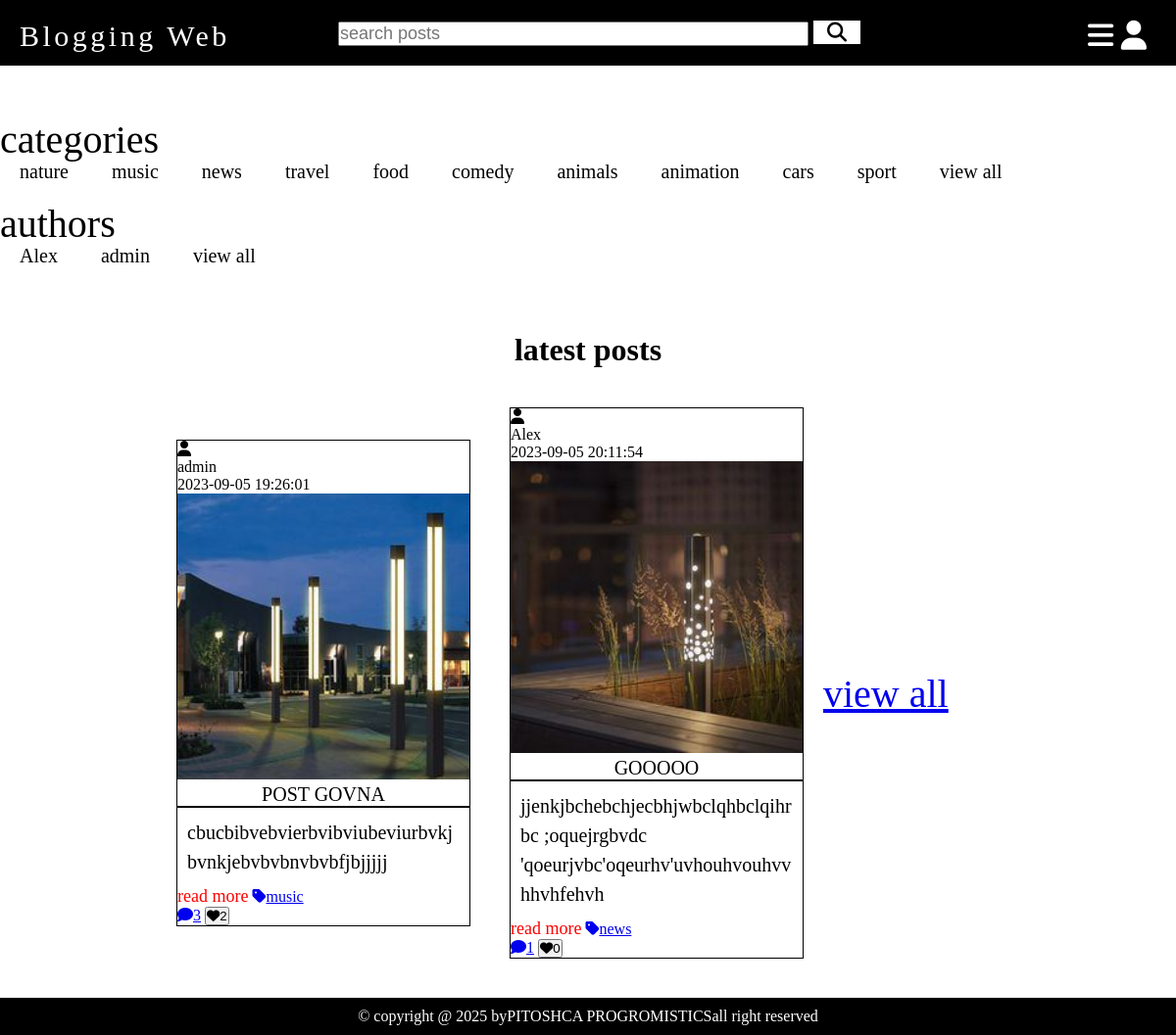
The app's page /home.php with its own data.
### tables this page shows
CREATE TABLE `posts` (
  `id` int(100) NOT NULL,
  `admin_id` int(100) NOT NULL,
  `name` varchar(100) NOT NULL,
  `title` varchar(100) NOT NULL,
  `content` varchar(10000) NOT NULL,
  `category` varchar(50) NOT NULL,
  `image` varchar(100) NOT NULL,
  `date` datetime NOT NULL DEFAULT CURRENT_TIMESTAMP,
  `status` varchar(10) NOT NULL
);

### home.php (the view, shortened to what this page needs)
<?php
include 'connect.php';
if(isset($_SESSION['user_id'])){
$user_id = $_SESSION['user_id'];
}else{
$user_id = '';
}
?>
<!DOCTYPE html>
<html lang="en">
<head>
</head>
<body>
<?php include 'user_header.php'; ?>
<section  class="home-grid">
<div class="box">
<div class="box">
<p>categories</p>
<div class="flex-box">
<a href="category.php?category=nature">nature</a>
<a href="category.php?category=music">music</a>
<a href="category.php?category=news">news</a>
<a href="category.php?category=travel">travel</a>
<a href="category.php?category=food">food</a>
<a href="category.php?category=comedy">comedy</a>
<a href="category.php?category=animals">animals</a>
<a href="category.php?category=animation">animation</a>
<a href="category.php?category=cars">cars</a>
<a href="category.php?category=sport">sport</a>
<a href="all_category.php">view all</a>
</div>
</div>
<div class="box">
<p>authors</p>
<div class="flex-box">
<?php
$select_authors = $conn->prepare("SELECT DISTINCT name FROM `admin` LIMIT 10");
$select_authors->execute();
if($select_authors->rowCount() > 0){
while($fetch_authors = $select_authors->fetch(PDO::FETCH_ASSOC)){
?>
<a href="author_posts.php?author=<?= $fetch_authors['name'];?>"><?= $fetch_authors['name'];?></a>
<?php
}
}else{
echo '<p class="empty">no authors found</p>';
}
?>
<a href="authors.php">view all</a>
</div>
</div>
</div>
</section>
<h1 class="heading">latest posts</h1>
<section class="posts-grid">
<?php
$select_posts = $conn->prepare("SELECT * FROM `posts` WHERE status = ? LIMIT 6");
$select_posts->execute(['active']);
if($select_posts->rowCount() > 0){
while($fetch_posts = $select_posts->fetch(PDO::FETCH_ASSOC)){
$post_id = $fetch_posts['id'];
$count_posts_comments = $conn->prepare("SELECT * FROM `comments` WHERE post_id = ?");
$count_posts_comments->execute([$post_id]);
$total_post_comments = $count_posts_comments->rowCount();
$count_posts_likes = $conn->prepare("SELECT * FROM `likes` WHERE post_id = ?");
$count_posts_likes->execute([$post_id]);
$total_post_likes = $count_posts_likes->rowCount();
$confirm_likes = $conn->prepare("SELECT * FROM `likes` WHERE user_id = ? AND post_id = ? ");
$confirm_likes->execute([$user_id, $post_id]);
?>
<form action="" method="POST">
<div class="admin">
<i class="fas fa-user"></i>
<div class="admin-info">
<a href="author_posts.php?author=<?= $fetch_posts['name'];?>"><?= $fetch_posts['name'];?></a>
<p><?= $fetch_posts['date'];?></p>
</div>
</div>
<?php
if($fetch_posts['image'] != ''){
?>
<img src="uploaded_img/<?= $fetch_posts['image']; ?>">
<?php
}
?>
<div class="title"><?= $fetch_posts['title']; ?></div>
<div class="content"><?= $fetch_posts['content']; ?></div>
<a href="view_post.php?post_id=<?= $post_id; ?>" class="inline-btn">read more</a>
<a class="category" href="category.php?category=<?= $fetch_posts['category']; ?>"><i class="fas fa-tag"></i><span><?= $fetch_posts['category']; ?></span></a>
<div class="cl">
<a href="view_post.php?post_id=<?= $post_id; ?>"><i class="fas fa-comment"></i><span><?= $total_post_comments; ?></span></a>
<button type="submit" name="like_post" ><i class="fas fa-heart" style="<?php if($confirm_likes->rowCount() > 0){ echo 'color:var(--red);'; } ?> "></i><span><?= $total_post_likes; ?></span></button>
</div>
</form>
<?php
}
}else{
echo '<p class="empty">no posts found</p>';
}
?>
<div class="view-btn">
<a href="posts.php">view all</a>
</div>
</section>
<?php include 'user_footer.php';?>
</body>
</html>

### user_header.php (shortened to what this page needs)
<header>
<section class="flex">
<a href="home.php" class="logo">Blogging Web</a>
<form action="search.php" class="search-form" method="POST">
<input type="text" name="search_box" placeholder="search posts" maxlength="100" required>
<button type="submit" class="fas fa-search" name="search_btn"></button>
</form>
<div class="icons">
<div id="menu-btn" class="fas fa-bars"></div>
<div id="user-btn" class="fas fa-user"></div>
</div>
</section>
</header>

### user_footer.php (shortened to what this page needs)
<footer>
&copy; copyright @ <?= date('Y'); ?> by <span>PITOSHCA PROGROMISTICS</span>  all right reserved
</footer>

### home.php (style rules this page uses)
* { padding:0; margin:0; box-sizing:border-box; }
body { overflow-x:hidden; }
.home-grid { display:flex; align-items:center; justify-content:center; padding:20px; }
.box { margin:20px 0px; width:100vw; line-height:2em; }
.box a { text-decoration:none; font-size:20px; color:black; flex-wrap:wrap; padding:0px 20px; border-bottom:1px solid white; transition:0.5s; }
.box p { font-size:40px; }
.posts-grid { display:flex; align-items:center; justify-content:center; flex-wrap:wrap; padding:20px; width:100vw; }
.heading { display:flex; align-items:center; justify-content:center; }
.posts-grid form { width:300px; word-wrap:break-word; border:1px solid black; margin:20px; }
form img { width:100%; }
.title { display:flex; align-items:center; justify-content:center; border-bottom:2px solid black; font-size:20px; }
.content { font-size:20px; line-height:1.5em; padding:10px; }
.inline-btn { color:red; text-decoration:none; font-size:18px; border-bottom:1px solid white; transition:0.5s; }
.admin-info a { color:black; text-decoration:none; }
.view-btn { display:flex; align-items:center; justify-content:center; }
.view-btn a { width:200px; height:25px; font-size:40px; }

### user_header.php (style rules this page uses)
* { padding:0; margin:0; box-sizing:border-box; }
body { overflow-x:hidden; }
header { background:black; color:white; display:flex; align-items:center; justify-content:center; width:100vw; }
.flex { padding:20px; }
.flex .logo { position:absolute; left:20px; font-size:30px; letter-spacing:3.5px; color:white; text-decoration:none; transition:1s; width:20vw; }
.search-form { position:relative; left:12px; }
.search-form input { width:40vw; height:25px; font-size:18px; }
.search-form button { font-size:20px; height:26px; width:50px; background:white; transition:0.5s; border:1px solid black; box-shadow:0 0 0 0 white; }
.icons { position:absolute; right:30px; top:20px; font-size:30px; }

### user_footer.php (style rules this page uses)
footer { background:black; color:white; width:100vw; display:flex; align-items:center; justify-content:center; padding:10px; flex-wrap:wrap; }

### records on screen
posts: name "admin", date "2023-09-05 19:26:01", image (picture), title "POST GOVNA", content "cbucbibvebvierbvibviubeviurbvkjbvnkjebvbvbnvbvbfjbjjjjj", category "music", total_post_comments "3", total_post_likes "2"
posts: name "Alex", date "2023-09-05 20:11:54", image (picture), title "GOOOOO", content "jjenkjbchebchjecbhjwbclqhbclqihrbc ;oquejrgbvdc 'qoeurjvbc'oqeurhv'uvhouhvouhvvhhvhfehvh", category "news", total_post_comments "1", total_post_likes "0"

### other values on screen
$fetch_authors['name'] "Alex"
$fetch_authors['name'] "admin"
